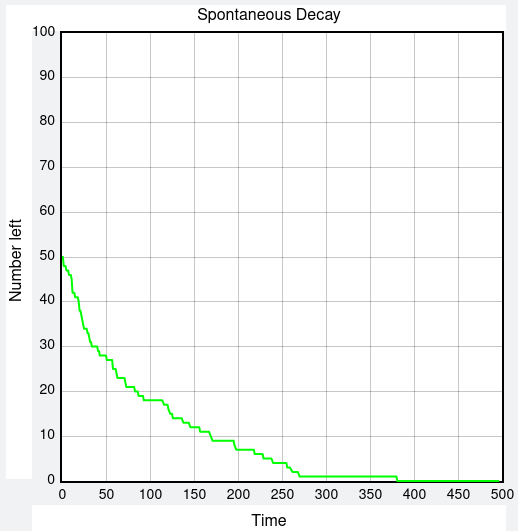

Write the Python code that produced this figure.
from vpython import *
import random

lambda1 = 0.01
max = 50.; time_max = 500; seed = 68111
number = nloop = max
#random.seed(seed)

graph1 = graph(width = 500, height = 500, title = 'Spontaneous Decay', xtitle = 'Time', ytitle = 'Number left', xmax = 500, xmin = 0, ymax = 100, ymin = 0)
decayfunc = gcurve(color = color.green)

for time in arange(0, time_max + 1):
    for atom in arange(1, number + 1):
        decay = random.random()
        if (decay < lambda1):
            nloop = nloop - 1
    number = nloop
    decayfunc.plot(pos = (time, number))
    rate(30)
